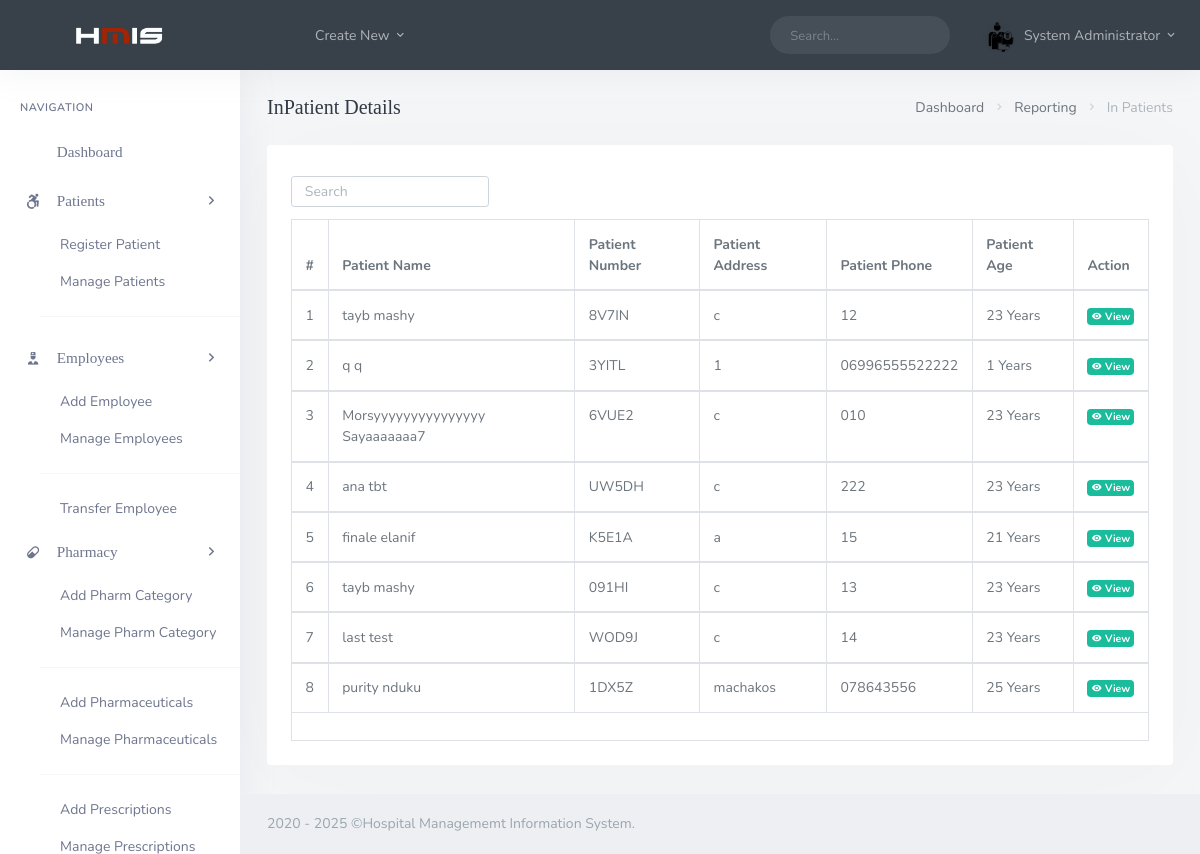
Screenshot of /backend/admin/his_admin_inpatient_records.php (signed in) with the database file from the repository.
### tables this page shows
CREATE TABLE `his_admin` (
  `ad_id` int(20) NOT NULL,
  `ad_fname` varchar(200) DEFAULT NULL,
  `ad_lname` varchar(200) DEFAULT NULL,
  `ad_email` varchar(200) DEFAULT NULL,
  `ad_pwd` varchar(200) DEFAULT NULL,
  `ad_dpic` varchar(200) DEFAULT NULL
);

CREATE TABLE `his_patients` (
  `pat_id` int(20) NOT NULL,
  `pat_fname` varchar(200) DEFAULT NULL,
  `pat_lname` varchar(200) DEFAULT NULL,
  `pat_dob` date DEFAULT NULL,
  `pat_age` int(3) DEFAULT NULL,
  `pat_number` varchar(200) DEFAULT NULL,
  `pat_addr` varchar(200) DEFAULT NULL,
  `pat_phone` varchar(200) NOT NULL,
  `pat_type` varchar(200) DEFAULT NULL,
  `pat_dept` varchar(200) DEFAULT NULL,
  `pat_doc_id` int(20) DEFAULT NULL,
  `pat_date_joined` timestamp(6) NOT NULL DEFAULT current_timestamp(6) ON UPDATE current_timestamp(6),
  `pat_ailment` varchar(200) DEFAULT NULL,
  `pat_discharge_status` varchar(200) DEFAULT NULL
);

### backend/admin/his_admin_inpatient_records.php (the view, shortened to what this page needs)
<?php
  include('assets/inc/config.php');
?>
<!DOCTYPE html>
<html lang="en">
<?php include('assets/inc/head.php');?>
    <body>
        <div id="wrapper">
                <?php include('assets/inc/nav.php');?>
                <?php include("assets/inc/sidebar.php");?>
            <div class="content-page">
                <div class="content">
                    <div class="container-fluid">
                        <div class="row">
                            <div class="col-12">
                                <div class="page-title-box">
                                    <div class="page-title-right">
                                        <ol class="breadcrumb m-0">
                                            <li class="breadcrumb-item"><a href="javascript: void(0);">Dashboard</a></li>
                                            <li class="breadcrumb-item"><a href="javascript: void(0);">Reporting</a></li>
                                            <li class="breadcrumb-item active">In Patients</li>
                                        </ol>
                                    </div>
                                    <h4 class="page-title">InPatient Details</h4>
                                </div>
                            </div>
                        </div>
                        <div class="row">
                            <div class="col-12">
                                <div class="card-box">
                                    <div class="mb-2">
                                        <div class="row">
                                            <div class="col-12 text-sm-center form-inline" >
                                                <div class="form-group">
                                                    <input id="demo-foo-search" type="text" placeholder="Search" class="form-control form-control-sm" autocomplete="on">
                                                </div>
                                            </div>
                                        </div>
                                    </div>
                                    <div class="table-responsive">
                                        <table id="demo-foo-filtering" class="table table-bordered toggle-circle mb-0" data-page-size="7">
                                            <thead>
                                            <tr>
                                                <th>#</th>
                                                <th data-toggle="true">Patient Name</th>
                                                <th data-hide="phone">Patient Number</th>
                                                <th data-hide="phone">Patient Address</th>
                                                <th data-hide="phone">Patient Phone</th>
                                                <th data-hide="phone">Patient Age</th>
                                                <th data-hide="phone">Action</th>
                                            </tr>
                                            </thead>
                                            <?php
                                                $ret="SELECT * FROM  his_patients WHERE pat_type = 'InPatient' ORDER BY RAND() ";
                                                $stmt= $mysqli->prepare($ret) ;
                                                $stmt->execute() ;
                                                $res=$stmt->get_result();
                                                $cnt=1;
                                                while($row=$res->fetch_object())
                                                {
                                            ?>
                                                <tbody>
                                                <tr>
                                                    <td><?php echo $cnt;?></td>
                                                    <td><?php echo $row->pat_fname;?> <?php echo $row->pat_lname;?></td>
                                                    <td><?php echo $row->pat_number;?></td>
                                                    <td><?php echo $row->pat_addr;?></td>
                                                    <td><?php echo $row->pat_phone;?></td>
                                                    <td><?php echo $row->pat_age;?> Years</td>
                                                    <td><a href="his_admin_view_single_patient.php?pat_number=<?php echo $row->pat_number;?>" class="badge badge-success"><i class="mdi mdi-eye"></i> View</a></td>
                                                </tr>
                                                </tbody>
                                            <?php  $cnt = $cnt +1 ; }?>
                                            <tfoot>
                                            <tr class="active">
                                                <td colspan="8">
                                                </td>
                                            </tr>
                                            </tfoot>
                                        </table>
                                    </div>
                                </div>
                            </div>
                        </div>
                    </div>
                </div>
                 <?php include('assets/inc/footer.php');?>
            </div>
        </div>
    </body>
</html>

### backend/admin/assets/inc/nav.php (shortened to what this page needs)
<?php
    $aid=$_SESSION['ad_id'];
    $ret="select * from his_admin where ad_id=?";
    $stmt= $mysqli->prepare($ret) ;
    $stmt->bind_param('i',$aid);
    $stmt->execute() ;
    $res=$stmt->get_result();
    while($row=$res->fetch_object())
    {
?>
    <div class="navbar-custom">
        <ul class="list-unstyled topnav-menu float-right mb-0">
            <li class="d-none d-sm-block">
                <form class="app-search">
                    <div class="app-search-box">
                        <div class="input-group">
                            <input type="text" class="form-control" placeholder="Search...">
                            <div class="input-group-append">
                                <button class="btn" type="submit">
                                    <i class="fe-search"></i>
                                </button>
                            </div>
                        </div>
                    </div>
                </form>
            </li>
            <li class="dropdown notification-list">
                <a class="nav-link dropdown-toggle nav-user mr-0 waves-effect waves-light" data-toggle="dropdown" href="#" role="button" aria-haspopup="false" aria-expanded="false">
                    <img src="assets/images/users/<?php echo $row->ad_dpic;?>" alt="dpic" class="rounded-circle">
                    <span class="pro-user-name ml-1">
                        <?php echo $row->ad_fname;?> <?php echo $row->ad_lname;?> <i class="mdi mdi-chevron-down"></i>
                    </span>
                </a>
            </li>
        </ul>
        <div class="logo-box">
            <a href="his_admin_dashboard.php" class="logo text-center">
                <span class="logo-lg">
                    <img src="assets/images/logo-light.png" alt="" height="18">
                </span>
            </a>
        </div>
        <ul class="list-unstyled topnav-menu topnav-menu-left m-0">
            <li>
                <button class="button-menu-mobile waves-effect waves-light">
                    <i class="fe-menu"></i>
                </button>
            </li>
            <li class="dropdown d-none d-lg-block">
                <a class="nav-link dropdown-toggle waves-effect waves-light" data-toggle="dropdown" href="#" role="button" aria-haspopup="false" aria-expanded="false">
                    Create New
                    <i class="mdi mdi-chevron-down"></i>
                </a>
            </li>
        </ul>
    </div>
<?php }?>

### rows the page displays
his_admin: ad_dpic (picture), ad_fname "System", ad_lname "Administrator"
his_patients: pat_fname "tayb", pat_lname "mashy", pat_number "8V7IN", pat_addr "c", pat_phone "12", pat_age "23"
his_patients: pat_fname "q", pat_lname "q", pat_number "3YITL", pat_addr "1", pat_phone "06996555522222", pat_age "1"
his_patients: pat_fname "Morsyyyyyyyyyyyyyyy", pat_lname "Sayaaaaaaa7", pat_number "6VUE2", pat_addr "c", pat_phone "010", pat_age "23"
his_patients: pat_fname "ana", pat_lname "tbt", pat_number "UW5DH", pat_addr "c", pat_phone "222", pat_age "23"
his_patients: pat_fname "finale", pat_lname "elanif", pat_number "K5E1A", pat_addr "a", pat_phone "15", pat_age "21"
his_patients: pat_fname "tayb", pat_lname "mashy", pat_number "091HI", pat_addr "c", pat_phone "13", pat_age "23"
his_patients: pat_fname "last", pat_lname "test", pat_number "WOD9J", pat_addr "c", pat_phone "14", pat_age "23"
his_patients: pat_fname "purity", pat_lname "nduku", pat_number "1DX5Z", pat_addr "machakos", pat_phone "078643556", pat_age "25"
